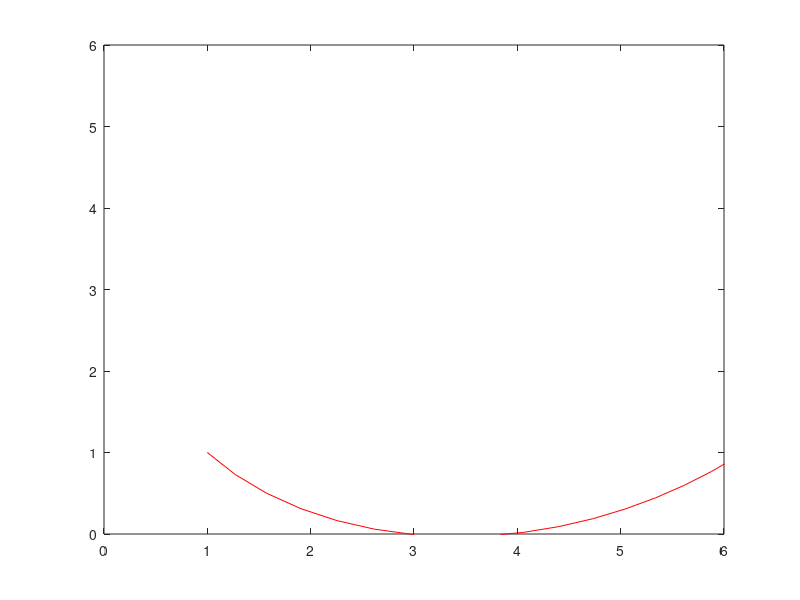

MATLAB code to generate this figure:
function kinematic_robot() 
clc 
close all 
clear all 
%% =========== Set the paramters ======= 
T=0.01; % Sampling Time 
k=2; % Sampling counter 
x(k-1)=1; % initilize the state x
y(k-1)=1; % initilize the state y 
theta(k-1)=-pi/4; % initilize the state theta 
t=0; % intilize the time 
des_x = 10; % x of goal pose
des_y = 10; % y of goal pose

k_rho = 3;
k_alpha = 8;
k_beta = -1.5;
%===================================== %
% =========== The main loop ========== 
while(((des_x-x(k-1))^2 + (des_y-y(k-1))^2)^0.5 > 0.01) 
	t=t+T; % increase the time 
    delta_x = des_x - x(k-1);
    delta_y = des_y - y(k-1);
    Rho = (delta_x^2 + delta_y^2)^0.5;
    alpha = -theta(k-1) + atan2(delta_y, delta_x);
    beta = -theta(k-1) - alpha;
	V=k_rho * Rho;
	W=k_alpha * alpha + k_beta * beta; 
	theta(k) = W*T+theta(k-1); % calculating theta 
	x(k)=V*cos(theta(k-1))*T+x(k-1); % calculating x 
	y(k)=V*sin(theta(k-1))*T+y(k-1); % calculating y 
	draw_robot(); % Draw the robot and it's path 
	k=k+1; % increase the sampling counter
end 
%===================================== %
% === Draw the mobile robot & Path ==== 
function draw_robot() 
xmin=0; % setting the figure limits 
xmax=6; 
ymin=0; 
ymax=6; 
mob_L=0.2; % The Mobile Robot length 
mob_W=0.1; % The Mobile Robot width 
Tire_W=0.05; % The Tire width 
Tire_L=mob_L/2; % The Tire length 
plot(x,y,'-r') % Dawing the Path 
axis([xmin xmax ymin ymax]) % setting the figure limits axis square 
hold on % Body 
v1=[mob_L;-mob_W]; 
v2=[-mob_L/4;-mob_W]; 
v3=[-mob_L/4;mob_W]; 
v4=[mob_L;mob_W]; %Right Tire 
v5=[Tire_L/2;-mob_W-0.02]; 
v6=[Tire_L/2;-mob_W-Tire_W-0.02]; 
v7=[-Tire_L/2;-mob_W-Tire_W-0.02]; 
v8=[-Tire_L/2;-mob_W-0.02]; %Left Tire 
v9=[Tire_L/2;mob_W+0.02]; 
v10=[Tire_L/2;mob_W+Tire_W+0.02]; 
v11=[-Tire_L/2;mob_W+Tire_W+0.02]; 
v12=[-Tire_L/2;mob_W+0.02]; %Line 
v13=[0;-mob_W-0.02]; 
v14=[0;mob_W+0.02]; %Front Tire 
v15=[mob_L;Tire_W/2]; 
v16=[mob_L;-Tire_W/2]; 
v17=[mob_L-Tire_L/1.5;-Tire_W/2]; 
v18=[mob_L-Tire_L/1.5;Tire_W/2]; 
R=[cos(theta(k)) -sin(theta(k));
sin(theta(k)) cos(theta(k))]; % Rotation Matrix 
P=[x(k);y(k)]; % Position Matrix 
v1=R*v1+P; 
v2=R*v2+P; 
v3=R*v3+P; 
v4=R*v4+P; 
v5=R*v5+P; 
v6=R*v6+P; 
v7=R*v7+P; 
v8=R*v8+P; 
v9=R*v9+P; 
v10=R*v10+P; 
v11=R*v11+P; 
v12=R*v12+P; 
v13=R*v13+P; 
v14=R*v14+P; 
v15=R*v15+P; 
v16=R*v16+P; 
v17=R*v17+P; 
v18=R*v18+P; %Body 
mob_x=[v1(1) v2(1) v3(1) v4(1) v1(1)]; 
mob_y=[v1(2) v2(2) v3(2) v4(2) v1(2)]; 
plot(mob_x,mob_y,'-k','linewidth',2) %Right Tire 
mob_x=[v5(1) v6(1) v7(1) v8(1) v5(1)]; 
mob_y=[v5(2) v6(2) v7(2) v8(2) v5(2)]; 
plot(mob_x,mob_y,'-k','linewidth',2);
fill(mob_x,mob_y,'b'); %Left Tire 
mob_x=[v9(1) v10(1) v11(1) v12(1) v9(1)]; 
mob_y=[v9(2) v10(2) v11(2) v12(2) v9(2)]; 
plot(mob_x,mob_y,'-k','linewidth',2); 
fill(mob_x,mob_y,'b'); %Line Between tires 
mob_x=[v13(1) v14(1)]; 
mob_y=[v13(2) v14(2)]; 
plot(mob_x,mob_y,'-k','linewidth',3) %Front tire 
mob_x=[v15(1) v16(1) v17(1) v18(1) v15(1)]; 
mob_y=[v15(2) v16(2) v17(2) v18(2) v15(2)]; 
plot(mob_x,mob_y,'-k','linewidth',1);
fill(mob_x,mob_y,'b');
drawnow; 
hold off; 
end
%===================================== 
end